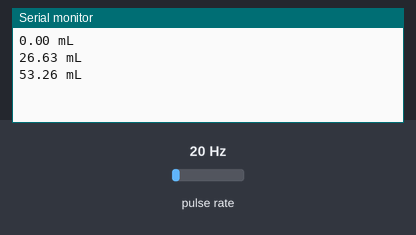
This sketch was run on a simulated Arduino Uno, built with avr-gcc and run on an emulated ATmega328P. Shown: the last lines printed to the serial monitor. Wiring (inferred from the names in the program): pulse sensor: data pin 2. Inputs (shaded band) come from the test bench; at power-on: pulse rate 20 Hz.

Above: at 1.2 s.
1.3 s: pulse rate (sensor on pin 2) set to 4 Hz
At 1.9 s:
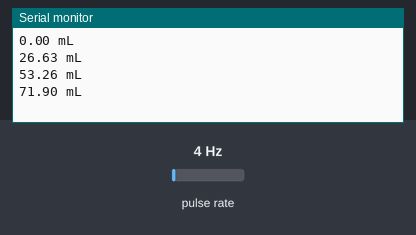
2.8 s: pulse rate (sensor on pin 2) set to 50 Hz
At 3.4 s:
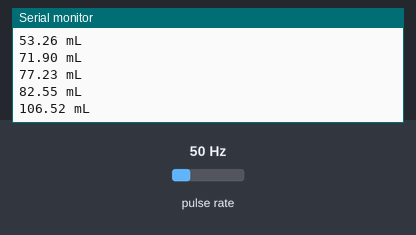
Timing chart, 0 to 5.8 s (numbered marks = the images above; inputs shaded):
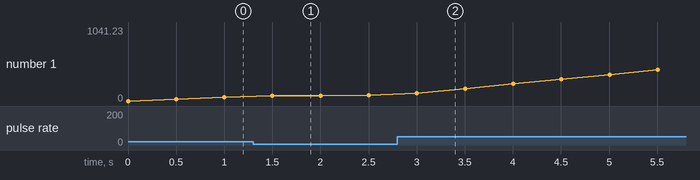

Measured:
- after the input at 1.3 s, the serial monitor: prints a new line after 0.20 s (image 1)
- after the input at 2.8 s, the serial monitor: prints a new line after 0.20 s (image 2)
- plotted number 1: 53.26 → 82.55 after the input at 1.3 s, 82.55 → 1041.23 after the input at 2.8 s

The sketch:

water_flow.ino
```cpp
#define FLOW_SENSOR_PIN 2
volatile long pulse;
float volume;

void setup()
{
    pinMode(FLOW_SENSOR_PIN, INPUT);
    Serial.begin(9600);
    attachInterrupt(digitalPinToInterrupt(FLOW_SENSOR_PIN), _increase, RISING);
}

void loop()
{
    volume = 2.663 * pulse;
    Serial.print(volume);
    Serial.println(" mL ");
    delay(500);
}

void _increase(){
    pulse++;
}
```
